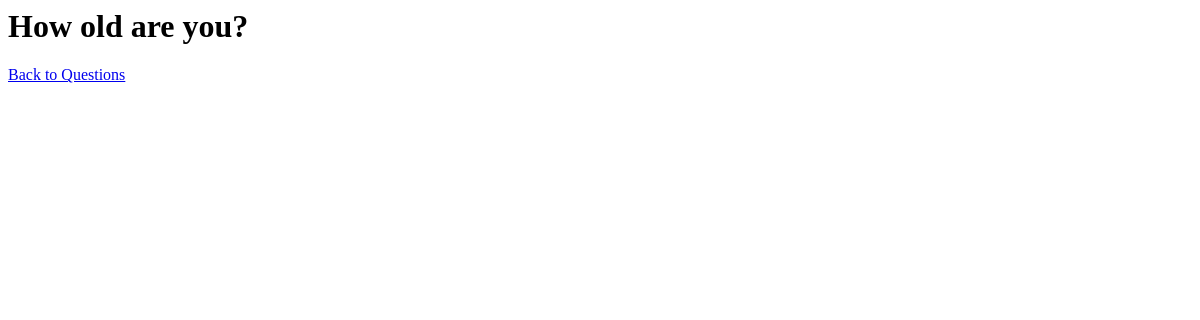
Before: /polls/4/results/ with the older database file.
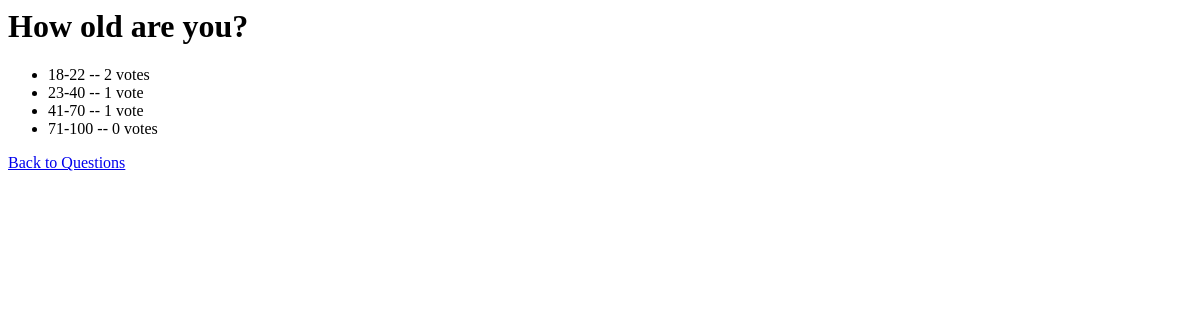
After: the same page with the newer database file.
### polls/models.py (models this page shows, shortened)
class Question(models.Model):
	question_text = models.CharField(max_length=200)
	pub_date = models.DateTimeField('date published')
	def date(self):
		return timezone.now()

class Choice(models.Model):
    question = models.ForeignKey(Question, on_delete=models.CASCADE)
    choice_text = models.CharField(max_length=200)
    votes = models.IntegerField(default=0)

### polls/views.py (the view)
# urls.py: path('<int:pk>/results/', views.ResultsView.as_view(), name='results'),
class ResultsView(generic.DetailView):
    model = Question
    template_name = 'polls/results.html'

### polls/templates/Polls/results.html
<h1>{{ question.question_text }}</h1>
<ul>
{% for choice in question.choice_set.all %}
    <li>{{ choice.choice_text }} -- {{ choice.votes }} vote{{ choice.votes|pluralize }}</li>
{% endfor %}
</ul>
<a href="{% url 'polls:index' %}">Back to Questions</a>

Changed rows visible on the page:
added Choice: choice_text "18-22", votes "2"
added Choice: choice_text "23-40", votes "1"
added Choice: choice_text "41-70", votes "1"
added Choice: choice_text "71-100", votes "0"
